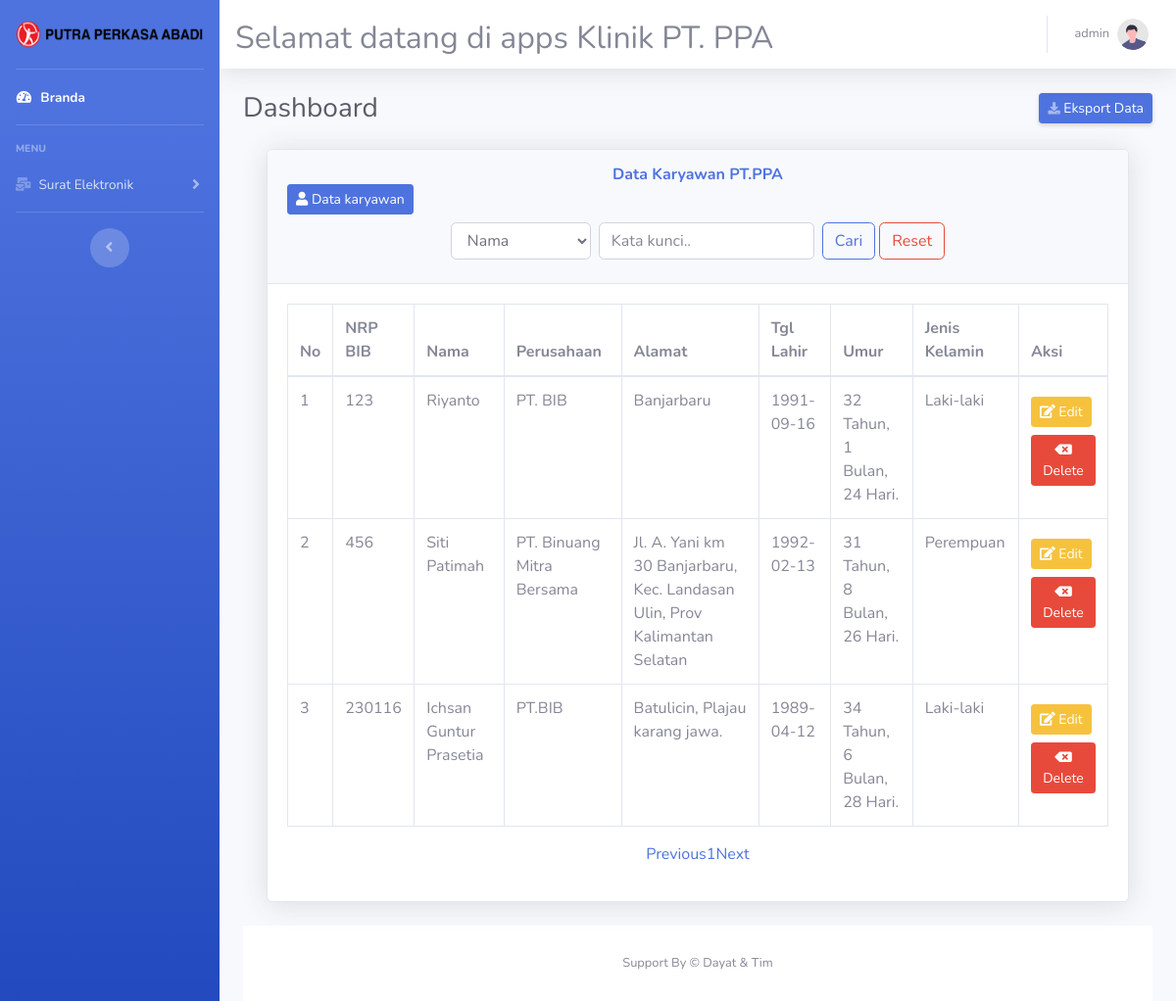
Screenshot of /pages/index.php (signed in) with the database file from the repository.
### tables this page shows
CREATE TABLE IF NOT EXISTS `karyawan` (
  `idkaryawan` int(11) NOT NULL AUTO_INCREMENT,
  `id` int(11) NOT NULL DEFAULT 0,
  `nama` varchar(50) DEFAULT NULL,
  `tgl_lahir` date NOT NULL,
  `alamat` varchar(100) DEFAULT NULL,
  `status` varchar(30) DEFAULT NULL,
  `jk` varchar(10) DEFAULT NULL,
  `instansi` varchar(60) DEFAULT NULL,
  `created_add` datetime DEFAULT current_timestamp(),
  PRIMARY KEY (`idkaryawan`)
);

### pages/index.php (the view, shortened to what this page needs)
<?php
include "../layouts/header.php";
?>
          <div class="container-fluid">
            <div
              class="d-sm-flex align-items-center justify-content-between mb-4"
            >
              <h1 class="h3 mb-0 text-gray-800">Dashboard</h1>
              <a
                href="export/export.php"
                class="d-none d-sm-inline-block btn btn-sm btn-primary shadow-sm" target="_blank"
                ><i class="fas fa-download fa-sm text-white-50"></i> Eksport Data</a
              >
            </div>
            <div class="container-fluid">
               <div class="card shadow mb-4">
                        <div class="card-header py-3">
                            <h6 class="m-0 font-weight-bold text-primary text-center">Data Karyawan PT.PPA</h6>
                            <button type="button" class="btn btn-primary btn-sm" data-bs-toggle="modal" data-bs-target="#myModal" title="Tambah data karyawan">
                             <i class="fas fa-user"></i> Data karyawan
                            </button>
                            <form class="form-inline my-2 justify-content-center" >
                              <div class="form-group">
                                <select class="form-control" id="Kolom" name="Kolom" required="">
                                  <?php
                                    $kolom=(isset($_GET['Kolom']))? $_GET['Kolom'] : "";
                                  ?>
                                  <option value="Nama" <?php if ($kolom=="nama") echo "selected"; ?>>Nama</option>
                                </select>
                              </div>
                              <div class="form-group">
                                <input type="text" class="form-control ml-2" id="KataKunci" name="KataKunci" placeholder="Kata kunci.." required="" value="<?php if (isset($_GET['KataKunci'])) echo $_GET['KataKunci']; ?>">
                              </div>
                              <button type="submit" class="btn btn-outline-primary ml-2">Cari</button>
                              <a href="index.php" class="btn btn-outline-danger ml-1">Reset</a>
                            </form>
                        </div>
                        <div class="card-body">
                            <div class="table-responsive">
                                <table class="table table-bordered" id="dataTable" width="100%" cellspacing="0">
                                    <thead>
                                        <tr>
                                            <th>No</th>
                                            <th>NRP BIB</th>
                                            <th>Nama</th>
                                            <th>Perusahaan</th>
                                            <th>Alamat</th>
                                            <th>Tgl Lahir</th>
                                            <th>Umur</th>
                                            <th>Jenis Kelamin</th>
                                            <th>Aksi</th>
                                        </tr>
                                    </thead>
                                    <tbody>
                                      <?php
                                      $page           =(isset($_GET['page']))? (int) $_GET['page'] : 1;
                                      $kolomCari      =(isset($_GET['Kolom']))? $_GET['Kolom'] : "";
                                      $kolomKataKunci =(isset($_GET['KataKunci']))? $_GET['KataKunci'] : "";
                                      $limit = 10;
                                      $limitStart = ($page - 1) * $limit;
                                      if ($kolomCari=="" && $kolomKataKunci=="") {
                                        $SqlQuery = mysqli_query($koneksi, "SELECT * FROM karyawan LIMIT ".$limitStart.",".$limit);
                                      } else {
                                        $SqlQuery = mysqli_query($koneksi, "SELECT * FROM karyawan WHERE $kolomCari LIKE '%$kolomKataKunci%' LIMIT ".$limitStart.",".$limit);
                                      }
                                      $no = $limitStart + 1;
                                      while ($d = mysqli_fetch_array($SqlQuery)) {
                                        $idk    = $d['idkaryawan'];
                                        $nip    = $d['id'];
                                        $nama   = $d['nama'];
                                        $inst   = $d['instansi'];
                                        $alamat = $d['alamat'];
                                        $jk     = $d['jk'];
                                        $tgl    = $d['tgl_lahir'];
                                      ?>
                                        <tr>
                                            <td><?= $no++; ?></td>
                                            <td><?= $nip; ?></td>
                                            <td><?= $nama; ?></td>
                                            <td><?= $inst; ?></td>
                                            <td><?= $alamat; ?></td>
                                            <td><?= $tgl; ?></td>
                                            <td>
                                              <?php
                                            $lahir = new DateTime($tgl);
                                            $today = new DateTime();
                                            $umur = $today->diff($lahir);
                                            echo $umur->y;echo " Tahun, "; echo $umur->m; echo " Bulan, "; echo $umur->d; echo" Hari. ";
                                            ?>
                                            </td>
                                            <td><?= $jk; ?></td>
                                            <td>
                                            <button type="button" class="btn btn-warning btn-sm my-2" data-bs-toggle="modal" data-bs-target="#myEdit<?= $idk; ?>" title="Edit data">
                                             <i class="fas fa-edit"></i> Edit
                                            </button>
                                            <button type="button" class="btn btn-danger btn-sm" data-bs-toggle="modal" data-bs-target="#myDelete<?= $idk; ?>" title="Delete data">
                                             <i class="fas fa-backspace"></i> Delete
                                            </button>
                                            </td>
                                        </tr>
                                        <?php
                                      }
                                        ?>
                                    </tbody>
                                </table>
                                <div class="d-flex justify-content-center">
                                  <ul class="pagination">
                                    <?php
                                      if($page == 1){
                                    ?>
                                      <li class="disabled"><a href="#">Previous</a></li>
                                    <?php
                                      }
                                    ?>
                                    <?php
                                      if($kolomCari=="" && $kolomKataKunci==""){
                                        $SqlQuery = mysqli_query($koneksi, "SELECT * FROM karyawan");
                                      }else{
                                        $SqlQuery = mysqli_query($koneksi, "SELECT * FROM karyawan WHERE $kolomCari LIKE '%$kolomKataKunci%'");
                                      }
                                      $JumlahData = mysqli_num_rows($SqlQuery);
                                      $jumlahPage = ceil($JumlahData / $limit);
                                      $jumlahNumber = 1;
                                      $startNumber = ($page > $jumlahNumber)? $page - $jumlahNumber : 1;
                                      $endNumber = ($page < ($jumlahPage - $jumlahNumber))? $page + $jumlahNumber : $jumlahPage;
                                      for($i = $startNumber; $i <= $endNumber; $i++){
                                        $linkActive = ($page == $i)? ' class="active"' : '';
                                        if($kolomCari=="" && $kolomKataKunci==""){
                                    ?>
                                        <li<?php echo $linkActive; ?>><a href="index.php?page=<?php echo $i; ?>"><?php echo $i; ?></a></li>
                                    <?php
                                      }else{
                                        ?>
                                        <li<?php echo $linkActive; ?>><a href="index.php?Kolom=<?php echo $kolomCari;?>&KataKunci=<?php echo $kolomKataKunci;?>&page=<?php echo $i; ?>"><?php echo $i; ?></a></li>
                                        <?php
                                      }
                                    }
                                    ?>
                                    <?php
                                    if($page == $jumlahPage){
                                    ?>
                                      <li class="disabled"><a href="#">Next</a></li>
                                    <?php
                                    }
                                    ?>
                                  </ul>
                                </div>
                            </div>
            </div>
          </div>
        </div>
<?php
include "../layouts/footer.php";
?>

### layouts/header.php (shortened to what this page needs)
<!DOCTYPE html>
<html lang="en">
  <head>
    <link
      href="../vendor/fontawesome-free/css/all.min.css"
      rel="stylesheet"
      type="text/css"
    />
    <link href="../css/sb-admin-2.min.css" rel="stylesheet" />
    <link href="../vendor/datatables/dataTables.bootstrap4.min.css" rel="stylesheet">
  </head>
  <body id="page-top">
    <div id="wrapper">
      <ul
        class="navbar-nav bg-gradient-primary sidebar sidebar-dark accordion"
        id="accordionSidebar"
      >
        <a
          class="sidebar-brand d-flex align-items-center justify-content-center"
          href="index.php"
        >
          <div class="sidebar-brand-icon">
            <img src="../logo/logo.png" alt="PT. PPA" width="200px" height="30px">
          </div>
        </a>
        <hr class="sidebar-divider my-0" />
        <li class="nav-item active">
          <a class="nav-link" href="index.php">
            <i class="fas fa-fw fa-tachometer-alt"></i>
            <span>Branda</span></a
          >
        </li>
        <hr class="sidebar-divider" />
        <div class="sidebar-heading">Menu</div>
        <li class="nav-item">
          <a
            class="nav-link collapsed"
            href="#"
            data-toggle="collapse"
            data-target="#collapseTwo"
            aria-expanded="true"
            aria-controls="collapseTwo"
          >
            <i class="fas fa-mail-bulk"></i>
            <span>Surat Elektronik</span>
          </a>
        </li>
        <hr class="sidebar-divider d-none d-md-block" />
        <div class="text-center d-none d-md-inline">
          <button class="rounded-circle border-0" id="sidebarToggle"></button>
        </div>
      </ul>
      <div id="content-wrapper" class="d-flex flex-column">
        <div id="content">
          <nav
            class="navbar navbar-expand navbar-light bg-white topbar mb-4 static-top shadow"
          >
            <marquee behavior="" direction=""><h2 class="mt-3">Selamat datang di apps Klinik PT. PPA</h2></marquee>
            <ul class="navbar-nav ml-auto">
              <li class="nav-item dropdown no-arrow">
                <a
                  class="nav-link dropdown-toggle"
                  href="#"
                  id="userDropdown"
                  role="button"
                  data-toggle="dropdown"
                  aria-haspopup="true"
                  aria-expanded="false"
                >
                  <span class="mr-2 d-none d-lg-inline text-gray-600 small"
                    ><?php echo $_SESSION['username']; ?> </span
                  >
                  <img
                    class="img-profile rounded-circle"
                    src="../img/undraw_profile.svg"
                  />
                </a>
              </li>
            </ul>
          </nav>

### layouts/footer.php (shortened to what this page needs)
<footer class="sticky-footer bg-white">
          <div class="container my-auto">
            <div class="copyright text-center my-auto">
              <span>Support By &copy; Dayat & Tim</span>
            </div>
          </div>
        </footer>
      </div>
    </div>
  </body>
</html>

### rows the page displays
karyawan: id "123", nama "Riyanto", instansi "PT. BIB", alamat "Banjarbaru", tgl_lahir "1991-09-16", tgl_lahir "32", tgl_lahir "1", tgl_lahir "24", jk "Laki-laki"
karyawan: id "456", nama "Siti Patimah", instansi "PT. Binuang Mitra Bersama", alamat "Jl. A. Yani km 30 Banjarbaru, Kec. Landasan Ulin, Prov Kalimantan Selatan", tgl_lahir "1992-02-13", tgl_lahir "31", tgl_lahir "8", tgl_lahir "26", jk "Perempuan"
karyawan: id "230116", nama "Ichsan Guntur Prasetia", instansi "PT.BIB", alamat "Batulicin, Plajau karang jawa.", tgl_lahir "1989-04-12", tgl_lahir "34", tgl_lahir "6", tgl_lahir "28", jk "Laki-laki"

### other values shown
$_SESSION['username'] "admin"
